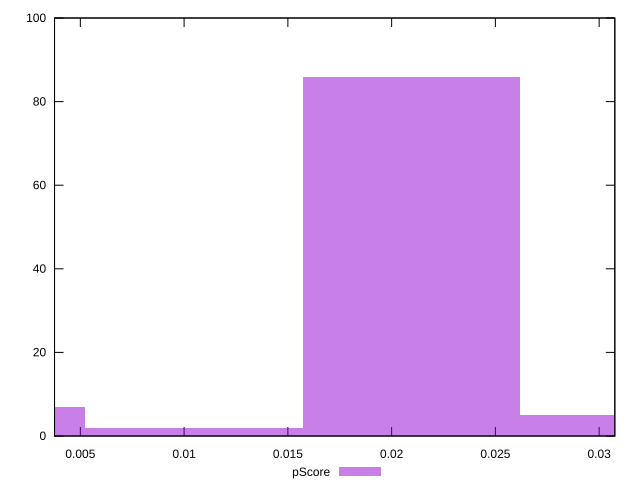

Source code (gnuplot):
reset

$pScore <<EOF
0.02095197113919408 86
0 7
0.031427956708791116 5
0.01047598556959704 2
EOF

set key outside below
set boxwidth 0.01047598556959704
set xrange [0.003756099219183351:0.030755235615914256]
set yrange [0:100]
set trange [0:100]
set style fill transparent solid 0.5 noborder
set terminal svg size 640, 490 enhanced background rgb 'white'
set output "report_00015_2021-02-09T16-11-33.973Z/cumulative-layout-shift/samples/pages+cached/pScore/histogram.svg"

plot $pScore title "pScore" with boxes

reset
